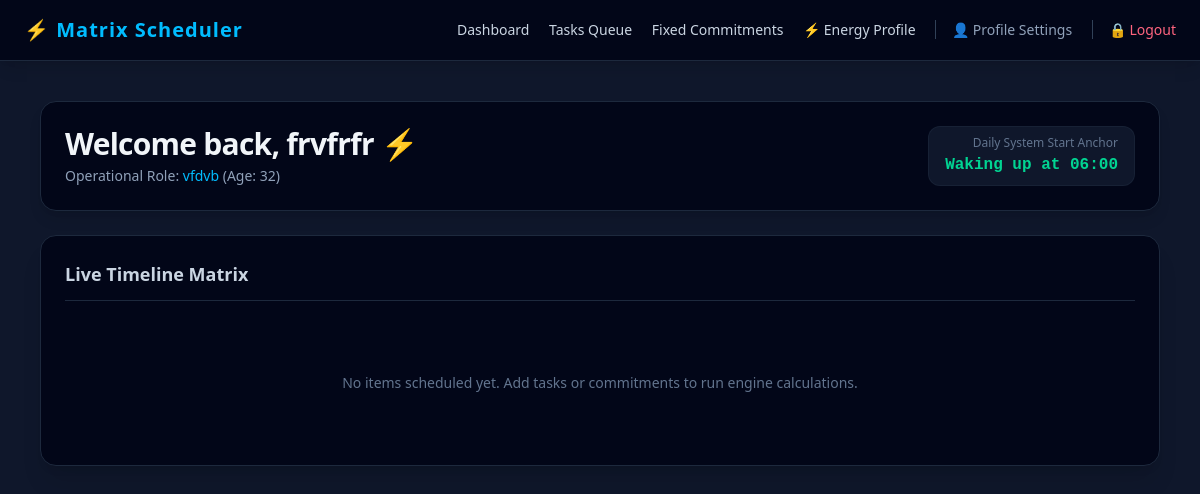
/ (signed in), run on the app's committed database.
### tables this page shows
CREATE TABLE user_profile (
                id INTEGER PRIMARY KEY AUTOINCREMENT,
                name TEXT NOT NULL,
                age INTEGER,
                occupation TEXT,
                wake_time TEXT NOT NULL,
                email TEXT UNIQUE NOT NULL,
                password_hash TEXT NOT NULL
            );

### app.py (the view)
@app.route('/')
def index():
    if not is_authenticated():
        return redirect(url_for('login'))
    db = get_db()
    profile = db.execute("SELECT * FROM user_profile WHERE id = ?", (session['user_id'],)).fetchone()
    if not profile:
        session.clear()
        return redirect(url_for('login'))
    timeline = run_scheduling_engine(session['user_id'])
    all_tasks = db.execute("SELECT * FROM tasks WHERE user_id = ? AND is_completed = 0", (session['user_id'],)).fetchall()
    return render_template('index.html', timeline=timeline, profile=profile, tasks=all_tasks)

### app.py (called while the page is built)
def get_db():
    conn = sqlite3.connect(DATABASE, check_same_thread=False)
    conn.row_factory = sqlite3.Row
    return conn

def is_authenticated():
    return "user_id" in session

### templates/index.html (shortened to what this page needs)
{% extends 'base.html' %}
{% block content %}
<div class="space-y-6">
    <header class="flex flex-col md:flex-row md:justify-between md:items-center bg-slate-950 border border-slate-800 p-6 rounded-2xl shadow-lg">
        <div>
            <h1 class="text-3xl font-extrabold tracking-tight">Welcome back, {{ profile.name }} ⚡</h1>
            <p class="text-slate-400 text-sm mt-1">Operational Role: <span class="text-sky-400 font-medium">{{ profile.occupation }}</span> (Age: {{ profile.age }})</p>
        </div>
        <div class="text-left md:text-right mt-4 md:mt-0 bg-slate-900 border border-slate-800/60 px-4 py-2 rounded-xl">
            <span class="text-xs text-slate-500 block">Daily System Start Anchor</span>
            <span class="text-md font-mono text-emerald-400 font-bold">Waking up at {{ profile.wake_time }}</span>
        </div>
    </header>
    <div class="bg-slate-950 border border-slate-800 rounded-2xl p-6 shadow-xl">
        <h2 class="text-lg font-bold border-b border-slate-800 pb-3 mb-6 text-slate-300">Live Timeline Matrix</h2>
        {% if not timeline %}
        <div class="text-center py-12 text-slate-500 text-sm">No items scheduled yet. Add tasks or commitments to run engine calculations.</div>
        {% endif %}
    </div>
</div>
{% endblock %}

### data on the page
user_profile: name "frvfrfr", occupation "vfdvb", age "32", wake_time "06:00"
